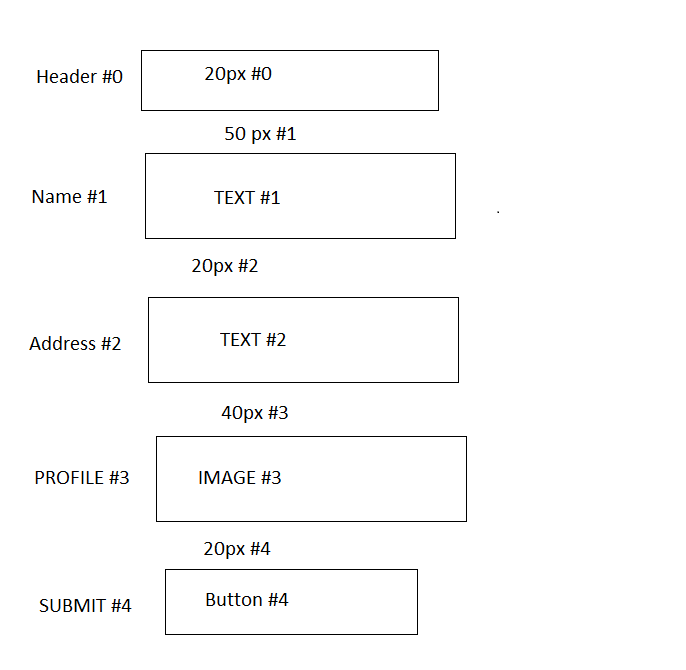
#> input picture version1/images/test.png, 686 x 670 px
$ python csshtml.py
#> lines starting #> are read from the running program, lines starting #| are printed output that depends on the picture; after the words box and inside, x2 and y2 are one past the last pixel; in counts of white or black regions, pixels touching at a corner belong together
from PIL import Image
import pytesseract

import cv2
import os
img_path = "images/test.png"
image = cv2.imread(img_path)
#> image is the input picture: shape (670, 686, 3); mean B, G, R 250.7, 250.7, 250.7
gray = cv2.cvtColor(image, cv2.COLOR_BGR2GRAY)
gray = cv2.threshold(gray, 0, 255,cv2.THRESH_BINARY | cv2.THRESH_OTSU)[1]
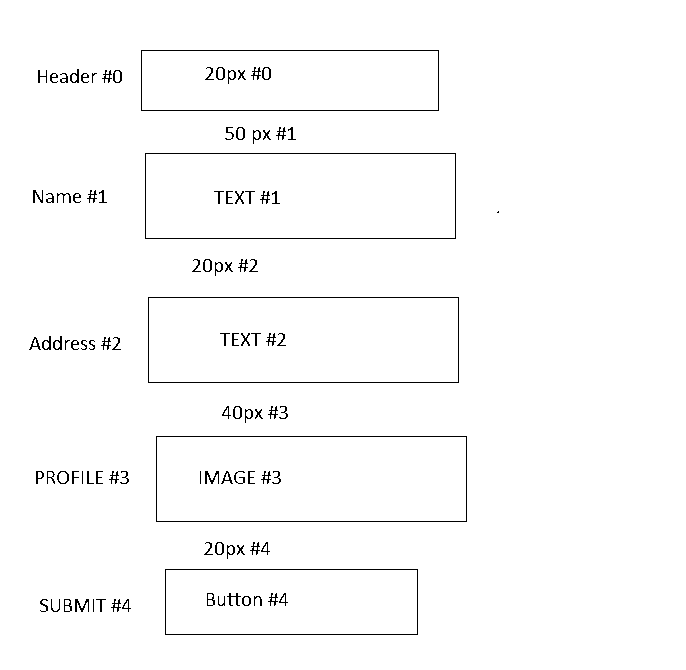
#> gray: shape (670, 686); 98.3% white; black in thin lines or dots, all inside (x1, y1, x2, y2) = (29, 50, 499, 635)
filename = "{}.png".format(os.getpid())
cv2.imwrite(filename, gray)
#> (the run stopped early here; a loop or call above may not have finished)

$ run again, with version1/images/file.png copied over version1/images/test.png
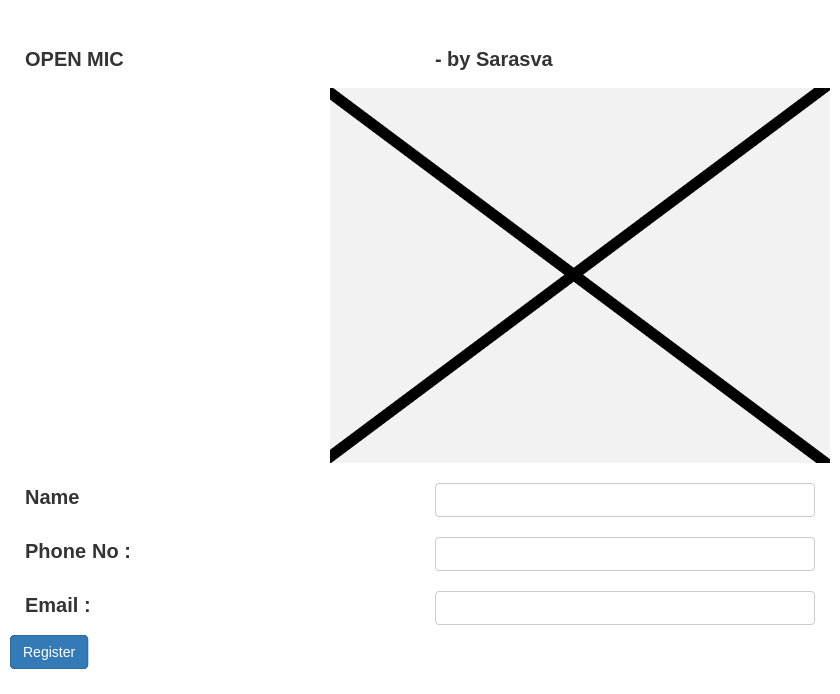
#> input picture version1/images/file.png, 840 x 694 px
#> image is the input picture: shape (694, 840, 3); mean B, G, R 243.7, 243.5, 243.2
#> `gray = cv2.threshold(gray, 0, 255,cv2.THRESH_BINARY | cv2.THRESH_OTSU)..`:
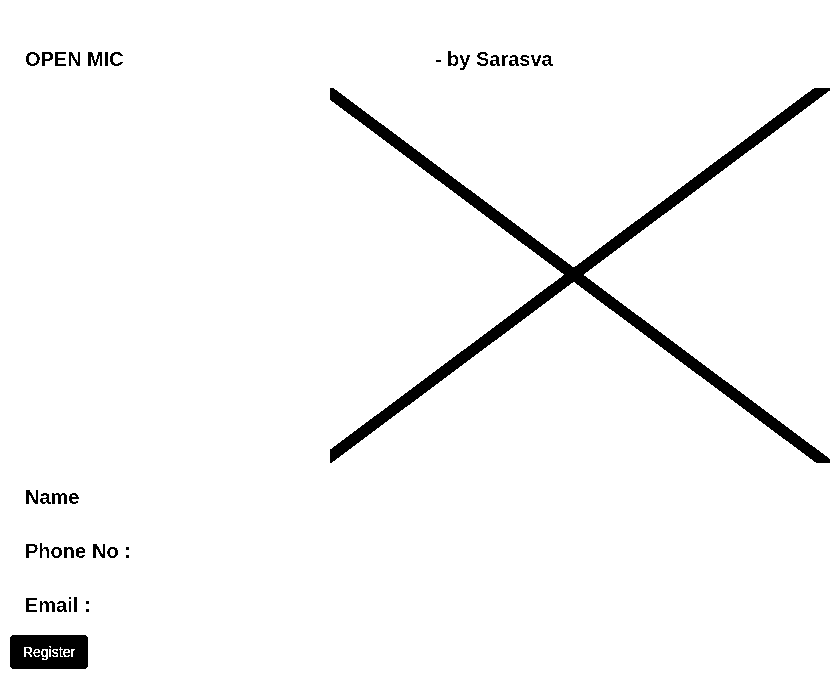
#> gray: shape (694, 840); 96.8% white; 44 black regions (10 under 20 px), largest, box (x1, y1, x2, y2) and area: (330, 88, 830, 463) 13865, (10, 635, 88, 669) 2361, (88, 52, 102, 66) 123
